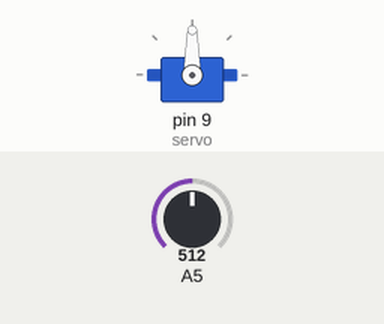
Bench run of a sketch on a simulated Arduino Uno, built with avr-gcc and run on an emulated ATmega328P. Parts: servo. The inputs (shaded band) are chosen by the test bench; at power-on: A5 = 512.

Above: at 1.2 s.
1.3 s: A5 set to 716
At 2.5 s:
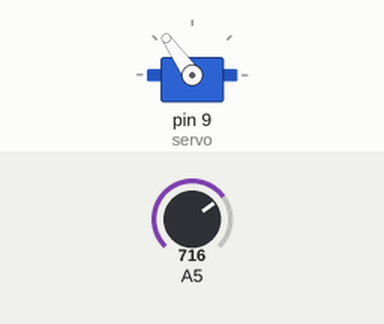
2.8 s: A5 set to 900
At 3.7 s:
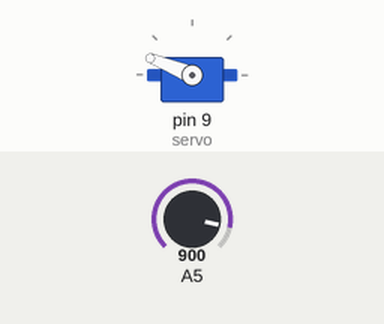
4.3 s: A5 set to 1023
At 4.8 s:
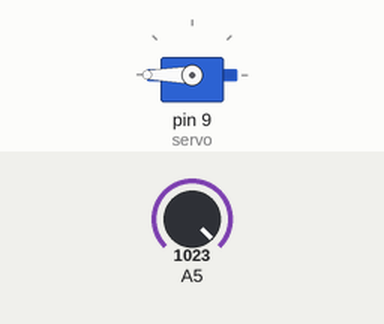
5.8 s: A5 set to 306
At 7.0 s:
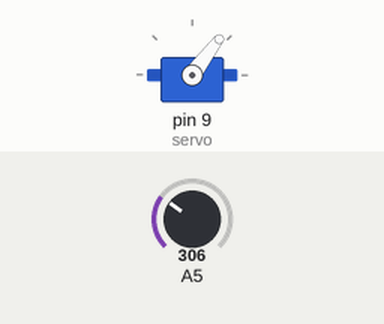
7.3 s: A5 set to 122
At 8.3 s:
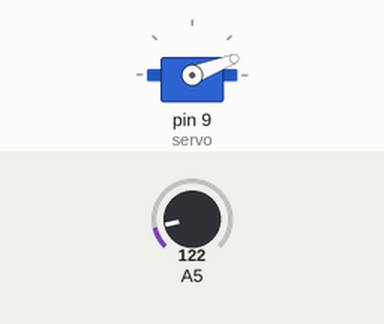
Timing chart, 0 to 9.8 s (numbered marks = the images above; inputs shaded):
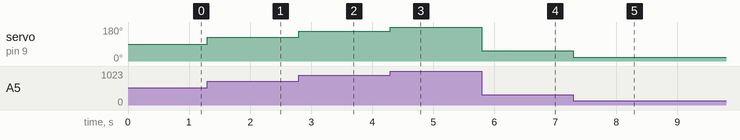

The sketch:

servoPotentiometerCode.ino
```cpp
#include <Servo.h>

Servo servo;

void setup() {
  servo.attach(9);
}

void loop() {
  int valeur_analog = analogRead(A5);
  int degree = map(valeur_analog, 0, 1023, 0, 180);
  servo.write(degree);
}
```

Measured:
- after the input at 1.3 s, servo on pin 9 (servo): 90° → 125° at once
- after the input at 2.8 s, servo on pin 9 (servo): 125° → 158° at once
- after the input at 4.3 s, servo on pin 9 (servo): 158° → 180° at once
- after the input at 5.8 s, servo on pin 9 (servo): 180° → 53° at once
- after the input at 7.3 s, servo on pin 9 (servo): 53° → 21° at once
